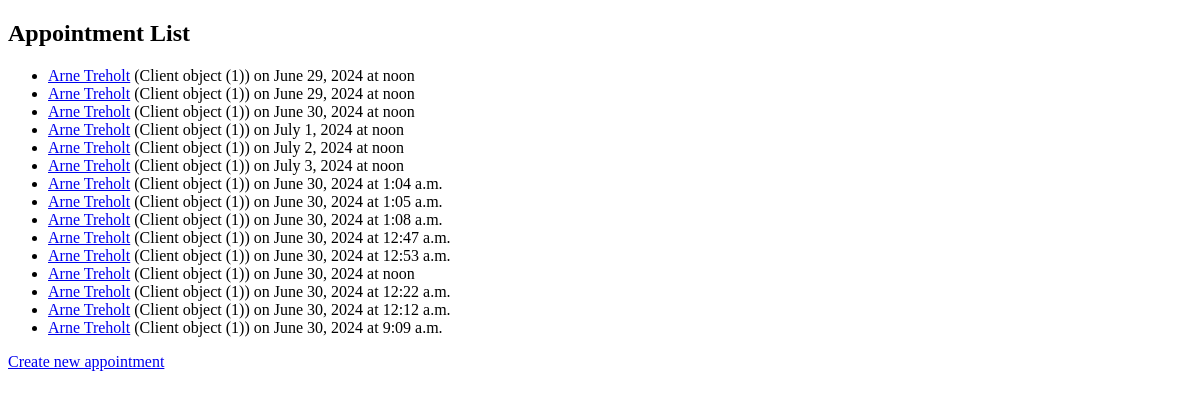
/journals/appointments/ (signed in), run on an earlier commit of the app's database.
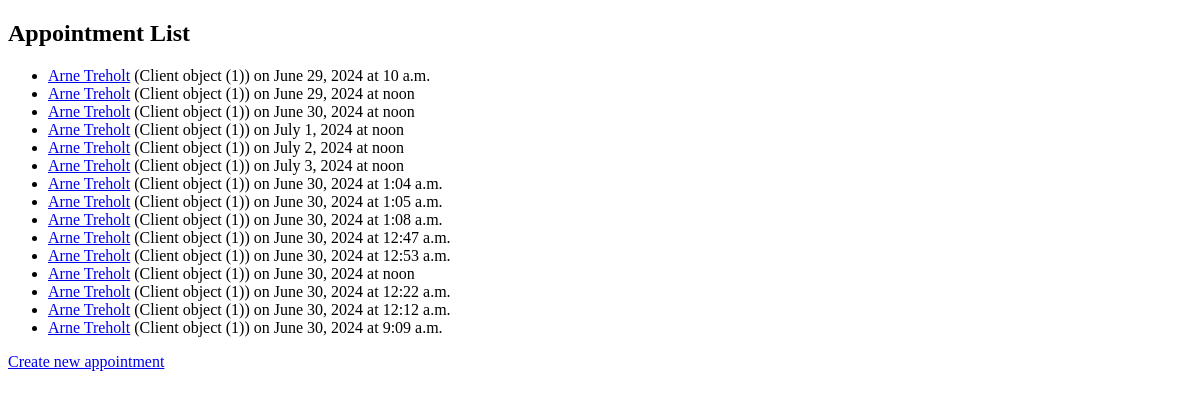
And on a later commit of the database.
### journals/models.py (models this page shows, shortened)
class Appointment(models.Model):
    title = models.CharField(max_length=200)
    psychologist = models.ForeignKey(User, on_delete=models.CASCADE)
    client = models.ForeignKey(Client, on_delete=models.CASCADE)
    service = models.ForeignKey(Service, on_delete=models.CASCADE)
    date = models.DateField()
    time = models.TimeField()
    created_at = models.DateTimeField(auto_now_add=True)
    journal_entry = models.OneToOneField(Journal, on_delete=models.SET_NULL, null=True, blank=True)

class Client(models.Model):
    name = models.CharField(max_length=100)
    email = models.EmailField()
    psychologist = models.ForeignKey(User, on_delete=models.CASCADE)

### journals/views.py (the view)
# urls.py: path('appointments/', views.appointment_list, name='appointment_list'),
@login_required
def appointment_list(request):
    appointments = Appointment.objects.filter(psychologist=request.user)
    return render(request, 'journals/appointment_list.html', {'appointments': appointments})

### journals/templates/journals/appointment_list.html (shortened to what this page needs)
{% load static %}
<!DOCTYPE html>
<html>
<head>
</head>
<body>
    <h2>Appointment List</h2>
    <ul>
        {% for appointment in appointments %}
            <li><a href="{% url 'appointment_detail' appointment.pk %}">{{ appointment.title }}</a> ({{ appointment.client }}) on {{ appointment.date }} at {{ appointment.time }}</li>
        {% endfor %}
    </ul>
    <a href="{% url 'appointment_create' %}">Create new appointment</a>
</body>
</html>

What changed in the data, as far as the page shows it:
changed Appointment (number 1 of 15 on the later page): time "noon" → "10 a.m."
